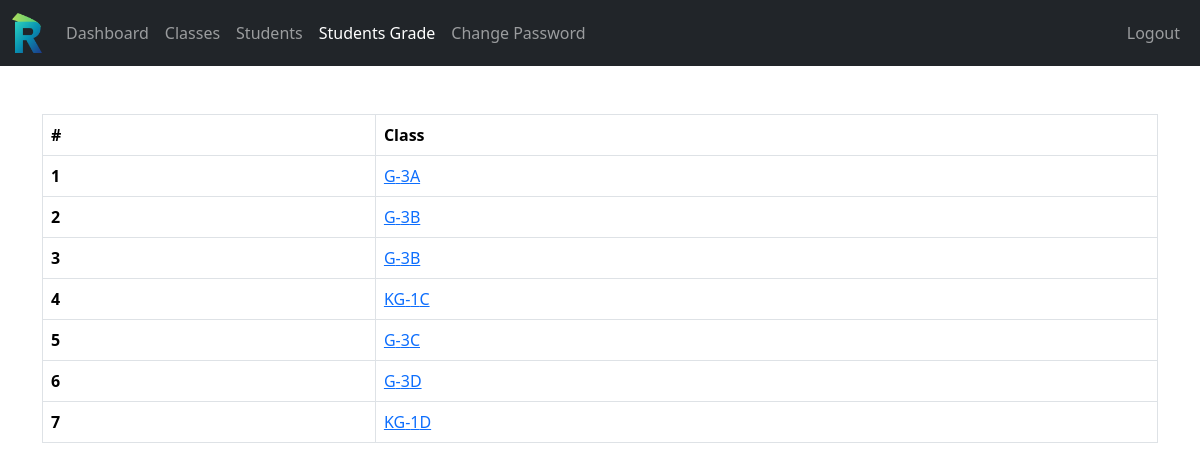
The app's page /Teacher/student-grade.php (signed in) with its own data.
### tables this page shows
CREATE TABLE `class` (
  `class_id` int(11) NOT NULL,
  `grade` int(11) NOT NULL,
  `section` int(11) NOT NULL
);

CREATE TABLE `grades` (
  `grade_id` int(11) NOT NULL,
  `grade` varchar(31) NOT NULL,
  `grade_code` varchar(7) NOT NULL
);

CREATE TABLE `section` (
  `section_id` int(11) NOT NULL,
  `section` varchar(7) NOT NULL
);

### Teacher/data/class.php (called while the page is built, shortened)
<?php
function getALLClasses($conn){
    $sql = "SELECT c.class_id, c.grade, c.section,
                   g.grade_code, g.grade AS grade_num,
                   s.section AS section_name
            FROM class c
            JOIN grades g  ON c.grade = g.grade_id
            JOIN section s ON c.section = s.section_id";
    $stmt = $conn->prepare($sql);
    $stmt->execute();
    if ($stmt->rowCount() >= 1) {
        $classes = $stmt->fetchAll();
        return $classes;
    } else {
        return 0;
    }
}
?>

### Teacher/student-grade.php (the view, shortened to what this page needs)
<?php
if (isset($_SESSION['teacher_id']) &&
    isset($_SESSION['role'])) {
    if ($_SESSION['role'] == 'Teacher') {
        include "data/grade.php";
        include "data/class.php";
        include "data/section.php";
        $class_id   = $_GET['class_id']   ?? null;
        $student_id = $_GET['student_id'] ?? null;
        if ($student_id) {
            $one_student   = getStudentById($student_id, $conn);
            $allgrades     = getALLGrades($conn);
            $allsubjects   = getALLSubjects($conn);
            $student_grade_info   = null;
            $student_section_info = null;
            if ($one_student != 0) {
                if (!empty($one_student['grade'])) {
                    $g_temp = getGradeById($one_student['grade'], $conn);
                    if ($g_temp != 0) { $student_grade_info = $g_temp; }
                }
                if (!empty($one_student['section'])) {
                    $s_temp = getSectionById($one_student['section'], $conn);
                    if ($s_temp != 0) { $student_section_info = $s_temp; }
                }
            }
        } else {
            $classes = getALLClasses($conn);
        }
?>
<!DOCTYPE html>
<html lang="en">
<head>
    <link rel="stylesheet" href="https://cdn.jsdelivr.net/npm/bootstrap@5.3.8/dist/css/bootstrap.min.css">
    <link rel="stylesheet" href="/school-management/style.css">
    <link rel="stylesheet" href="https://cdnjs.cloudflare.com/ajax/libs/font-awesome/4.7.0/css/font-awesome.min.css">
</head>
<body>
    <?php include "../Teacher/inc/navbar.php"; ?>
    <?php if ($student_id) { ?>
        <?php if ($one_student != 0) { ?>
        <div class="container mt-5">
            <?php if (isset($_GET['updated'])) { ?>
            <div class="alert alert-info mt-3 mx-auto" style="max-width:450px;" role="alert">Successfully updated!</div>
            <?php } ?>
            <div class="shadow rounded p-4 mx-auto bg-white" style="max-width:450px;">
                <div class="mb-2 d-flex justify-content-between border-bottom pb-2">
                    <strong>ID:</strong> <span><?= $one_student['student_id'] ?? '' ?></span>
                </div>
                <div class="mb-2 d-flex justify-content-between border-bottom pb-2">
                    <strong>First Name:</strong> <span><?= $one_student['fname'] ?? '' ?></span>
                </div>
                <div class="mb-2 d-flex justify-content-between border-bottom pb-2">
                    <strong>Last Name:</strong> <span><?= $one_student['lname'] ?? '' ?></span>
                </div>
                <div class="mb-2 d-flex justify-content-between border-bottom pb-2">
                    <strong>Garde:</strong>
                    <span><?= $student_grade_info ? ($student_grade_info['grade_code'] . '-' . $student_grade_info['grade']) : '' ?></span>
                </div>
                <div class="mb-3 d-flex justify-content-between border-bottom pb-2">
                    <strong>Section:</strong>
                    <span><?= $student_section_info ? $student_section_info['section'] : '' ?></span>
                </div>
                <form method="post" action="req/student-grade-update.php">
                    <input type="hidden" name="student_id" value="<?= $one_student['student_id'] ?>">
                    <div class="mb-2 d-flex justify-content-center gap-3 border-bottom pb-2">
                        <span><strong>Year:</strong> 2023</span>
                        <span><strong>Semester</strong> II</span>
                    </div>
                    <h5 class="text-center mt-3 mb-3">Add Grade</h5>
                    <div class="mb-3">
                        <label class="form-label">Subject / Course</label>
                        <div class="input-group">
                            <input type="text" class="form-control" id="subjectInput" placeholder="Search subject" readonly>
                            <input type="hidden" name="subject_id" id="subjectIdInput">
                            <button type="button" class="btn btn-primary" data-bs-toggle="modal" data-bs-target="#subjectModal">Select</button>
                        </div>
                    </div>
                    <div class="modal fade" id="subjectModal" tabindex="-1" aria-hidden="true">
                        <div class="modal-dialog">
                            <div class="modal-content">
                                <div class="modal-header">
                                    <h5 class="modal-title">Select Subject</h5>
                                    <button type="button" class="btn-close" data-bs-dismiss="modal" aria-label="Close"></button>
                                </div>
                                <div class="modal-body">
                                    <ul class="list-group">
                                        <?php if (!empty($allsubjects)) { foreach ($allsubjects as $subj) {
                                            $subj_name = $subj['subject'] ?? $subj['subject_name'] ?? '';
                                        ?>
                                        <li class="list-group-item list-group-item-action subject-option"
                                            style="cursor:pointer;"
                                            data-id="<?= $subj['subject_id'] ?>"
                                            data-name="<?= htmlspecialchars($subj_name) ?>">
                                            <?= htmlspecialchars($subj_name) ?>
                                        </li>
                                        <?php } } else { ?>
                                        <li class="list-group-item">No subjects found</li>
                                        <?php } ?>
                                    </ul>
                                </div>
                            </div>
                        </div>
                    </div>
                    <div class="input-group mb-3">
                        <input type="number" min="0" max="100" class="form-control">
                        <span class="input-group-text">/</span>
                        <input type="number" min="0" max="100" class="form-control">
                    </div>
                     <div class="input-group mb-3">
                        <input type="number" min="0" max="100" class="form-control">
                        <span class="input-group-text">/</span>
                        <input type="number" min="0" max="100" class="form-control">
                    </div>
                     <div class="input-group mb-3">
                        <input type="number" min="0" max="100" class="form-control">
                        <span class="input-group-text">/</span>
                        <input type="number" min="0" max="100" class="form-control">
                    </div>
                    <button type="submit" class="btn btn-primary">Save</button>
                    <a href="students_of_class.php" class="btn btn-dark">Go Back</a>
                </form>
            </div>
        </div>
        <?php } else { ?>
            <div class="alert alert-info" role="alert">Student not found!</div>
        <?php } ?>
    <?php } elseif (!$class_id) { ?>
        <?php if ($classes != 0) { ?>
        <div class="container mt-5">
            <div class="table-responsiv">
                <table class="table table-bordered mt-3 n-table">
                    <thead>
                        <tr>
                            <th scope="col">#</th>
                            <th scope="col">Class</th>
                        </tr>
                    </thead>
                    <tbody>
                        <?php $i = 1; foreach ($classes as $row) { ?>
                        <tr>
                            <th scope="row"><?= $i++ ?></th>
                            <td>
                                <a href="student-grade.php?class_id=<?= $row['class_id'] ?>" style="color:#0d6efd; text-decoration:underline;">
                                    <?= $row['grade_code'] . '-' . $row['grade_num'] . $row['section_name'] ?>
                                </a>
                            </td>
                        </tr>
                        <?php } ?>
                    </tbody>
                </table>
            </div>
        </div>
        <?php } else { ?>
            <div class="alert alert-info" role="alert">Empty!</div>
        <?php } ?>
    <?php } ?>
</body>
</html>
<?php
    } else {
        header("Location: ../login.php");
        exit;
    }
} else {
    header("Location: ../login.php");
    exit;
}
?>

### Teacher/inc/navbar.php (shortened to what this page needs)
<?php
$role = $_SESSION['role'] ?? '';
?>
<nav class="navbar navbar-expand-lg navbar-dark bg-dark">
    <div class="container-fluid">
        <a class="navbar-brand" href="index.php">
            <img src="/school-management/image/logo1.png" width="30">
        </a>
        <div class="collapse navbar-collapse" id="navbarSupportedContent">
            <ul class="navbar-nav me-auto mb-2 mb-lg-0" id="navlinks">
                <li class="nav-item">
                    <a class="nav-link" aria-current="page" href="index.php">Dashboard</a>
                </li>
                <?php if ($role === 'Teacher'): ?>
                    <li class="nav-item">
                        <a class="nav-link" href="classes.php">Classes</a>
                    </li>
                    <li class="nav-item">
                        <a class="nav-link" href="students_of_class.php">Students</a>
                    </li>
                    <li class="nav-item">
                        <a class="nav-link" href="student-grade.php">Students Grade</a>
                    </li>
                    <li class="nav-item">
                        <a class="nav-link" href="pass.php">Change Password</a>
                    </li>
                <?php endif; ?>
            </ul>
            <ul class="navbar-nav">
                <li class="nav-item">
                    <a class="nav-link" href="../logout.php">Logout</a>
                </li>
            </ul>
        </div>
    </div>
</nav>

### style.css (style rules this page uses)
html { scroll-behavior: smooth; }
html, body { margin: 0; padding: 0; height: 100%; }

### records on screen
class: grade.grade_code "G", grade.grade "3", section.section "A"
class: grade.grade_code "G", grade.grade "3", section.section "B"
class: grade.grade_code "G", grade.grade "3", section.section "B"
class: grade.grade_code "KG", grade.grade "1", section.section "C"
class: grade.grade_code "G", grade.grade "3", section.section "C"
class: grade.grade_code "G", grade.grade "3", section.section "D"
class: grade.grade_code "KG", grade.grade "1", section.section "D"
